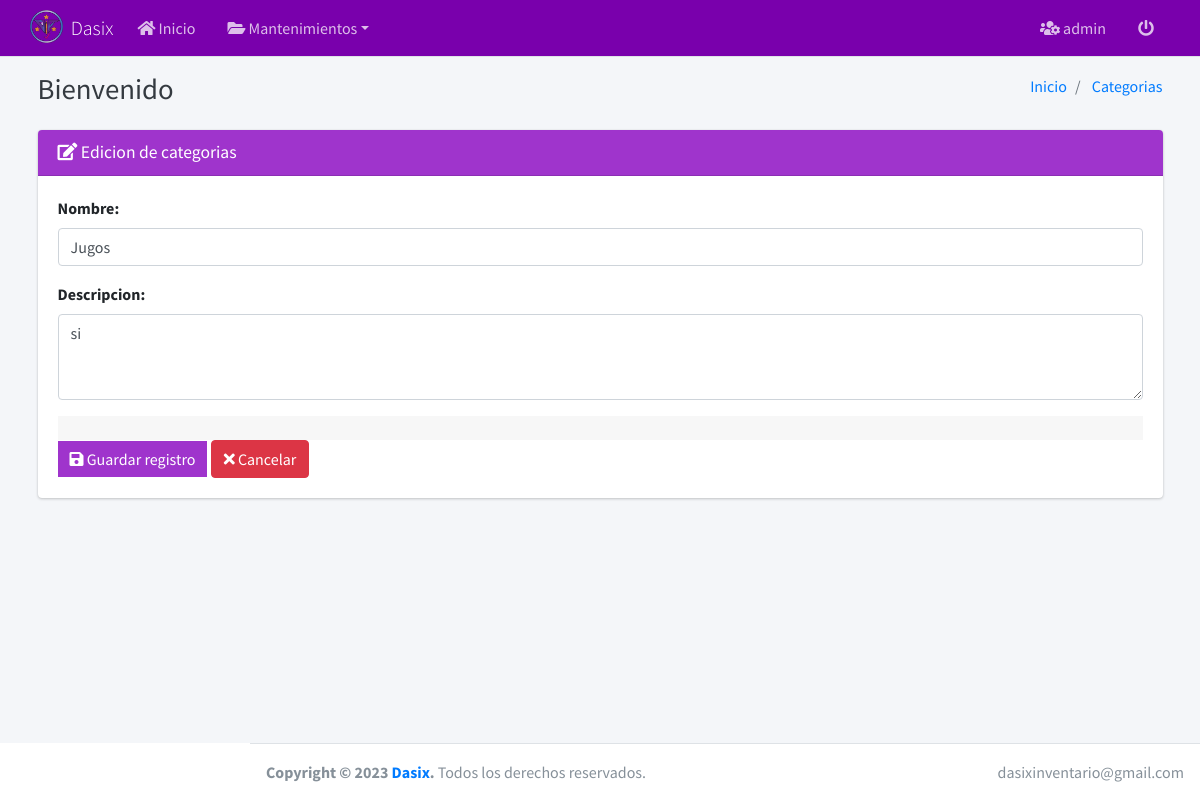
Page /categoria/update/2/ (signed in) on the committed database.
### core/user/models.py (models this page shows, shortened)
class User(AbstractUser):
    email = models.EmailField(unique=True,null=False,blank=False,verbose_name="Email")
    if "WEBSITE_HOSTNAME" in os.environ:
        image=models.ImageField(upload_to=f'{MEDIA_URL}users/%Y/%m/%d', null=True, blank=True)
    else:
        image=models.ImageField(upload_to='users/%Y/%m/%d', null=True, blank=True)

### core/inventario/models.py (models this page shows, shortened)
class Categoria(BaseModel):
    Nombre=models.CharField(max_length=150, unique=True)
    Descripcion=models.CharField(max_length=500, null=True, blank=True)
    class Meta:
        verbose_name="Categoria"
        verbose_name_plural="Categorias"
        ordering=['id']

### core/inventario/views/categoria/views.py (the view, shortened to what this page needs)
# urls.py: path('categoria/update/<int:pk>/', CategoriaUpdateView.as_view(), name='categoria_update'),
class CategoriaUpdateView(LoginRequiredMixin, ValidatePermissionRequiredMixin, UpdateView):
    model=Categoria
    form_class=CategoriaForm
    template_name='categoria/create.html'
    success_url=reverse_lazy('inventario:categoria_list')
    permission_required = 'inventario.change_category'
    url_redirect = success_url
    def dispatch(self, request, *args, **kwargs):
        self.object=self.get_object()
        return super().dispatch(request, *args, **kwargs)
    def get_context_data(self, **kwargs):
        context=super().get_context_data(**kwargs)
        context['title']='Edicion de categorias'
        context['entity']='Categorias'
        context['list_url']=self.success_url
        context['action']='edit'
        return context

### core/inventario/forms.py (shortened to what this page needs)
class CategoriaForm(ModelForm):
    def __init__(self, *args, **kwargs):
        super().__init__(*args, **kwargs)
        self.fields['Nombre'].widget.attrs['autofocus']= True
    class Meta:
        model=Categoria
        fields='__all__'
        labels={
            'Nombre':'Nombre'
        }
        widgets={
            'Nombre': TextInput(
                attrs={
                    'placeholder': 'Ingrese un nombre',
                }
            ),
            'Descripcion': Textarea(
                attrs={
                    'placeholder': 'Ingrese una descripcion',
                    'rows':3,
                    'cols':3
                }
            )
        }
        exclude=['user_creation','user_update']

### core/inventario/mixins.py (called while the page is built)
    def get_perms(self):
        if isinstance(self.permission_required, str):
            perms= (self.permission_required,)
        else:
            perms= self.permission_required
        return perms

    def dispatch(self, request, *args, **kwargs):
        if request.user.has_perms(self.get_perms()):
            return super().dispatch(request, *args, **kwargs)
        messages.error(request, 'No tiene permiso para ingresar a este modulo')
        return HttpResponseRedirect(self.get_url_redirect())

### core/inventario/templates/categoria/create.html
{% extends 'form.html' %}

### templates/form.html (shortened to what this page needs)
{% extends 'body.html' %}
{% load widget_tweaks %}
{% block content %}
<form method="post" action="." enctype="multipart/form-data">
    <div class="card card-default">
    <div class="card-header bg-morado-2 text-white">
    <h3 class="card-title">
        {% if action == 'add' %}
        <i class="fas fa-plus"></i>
        {% else %}
        <i class="fas fa-edit"></i>
        {% endif %}
    {{ title }}
    </h3>
    </div>
    <div class="card-body">
        {% for field in form.visible_fields %}
        <div class='form-group'>
            <label for="email">{{ field.label }}:</label>
            {{ field|add_class:'form-control'|attr:'autocomplete:off' }}
        </div>
        {% endfor %}
          <div class='card-footer'></div>
          <button type="submit" class="btn btn-primary btn-flat btn-bg-morado-2"><i class="fas fa-save"></i> Guardar registro</button>
          <a href="{{ list_url }}" class="btn btn-danger"><i class="fas fa-times"></i> Cancelar</a>
          </div>
    </div>
</div>
{% endblock %}

### templates/header.html (shortened to what this page needs)
{% load static %}
<nav class="main-header navbar navbar-expand navbar-dark navbar-primary bg-morado-1">
    <div class="container">
        <a href="{% url 'inventario:dashboard' %}" class="navbar-brand">
            <img src="{% static 'img/logo-favi.png' %}" alt="Dasix logo"
                 class="brand-image"
                 style="opacity: .8">
            <span class="brand-text font-weight-light">Dasix</span>
        </a>
        <div class="collapse navbar-collapse order-3" id="navbarCollapse">
            <ul class="navbar-nav">
                <li class="nav-item">
                    <a href="{% url 'inventario:dashboard' %}" class="nav-link"><i class="fas fa-home"></i> Inicio</a>
                </li>
                <li class="nav-item dropdown">
                    <a id="dropdownSubMenu1" href="#" data-toggle="dropdown" aria-haspopup="true" aria-expanded="false"
                       class="nav-link dropdown-toggle"><i class="fas fa-folder-open"></i> Mantenimientos</a>
                </li>
            </ul>
        </div>
        <ul class="order-1 order-md-3 navbar-nav navbar-no-expand ml-auto">
            <li class="nav-item dropdown">
                <a class="nav-link" data-toggle="dropdown" href="#">
                    <i class="fas fa-users-cog"></i> {{ request.user.username }}
                </a>
            </li>
            <li class="nav-item">
                <a class="nav-link" href="{% url 'logout' %}">
                    <i class="fas fa-power-off" aria-hidden="true"></i>
                </a>
            </li>
        </ul>
    </div>
</nav>

### static/css/style.css (style rules this page uses)
.bg-morado-1 { background-color: #7900ac !important; }
.bg-morado-2, .btn-bg-morado-2, .paginate_button.active a, .dropdown-item:active { background-color: #9f34cc !important; }
.btn-bg-morado-2 { border: none !important; }

### rows in the picture
User: user.username "admin"
Categoria: visible_fields "Jugos" "si"

### other values in the picture
{{ entity }} "Categorias"
{{ title }} "Edicion de categorias"
{{ field.label }} "Nombre" "Descripcion"
